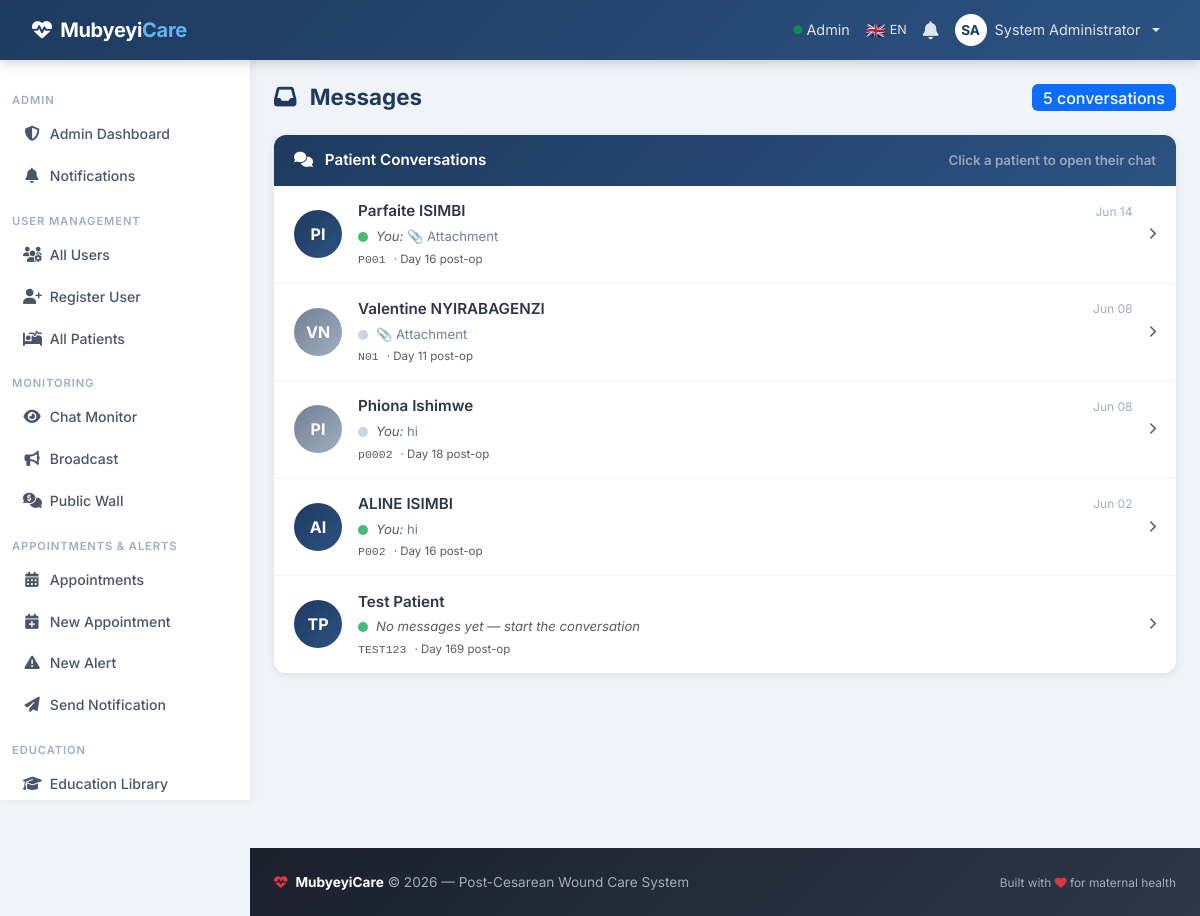
Page /chat/ (signed in) on the committed database.
### models.py (models this page shows, shortened)
class User(UserMixin, db.Model):
    id = db.Column(db.Integer, primary_key=True)
    username = db.Column(db.String(80), unique=True, nullable=False)
    email = db.Column(db.String(120), unique=True, nullable=False)
    password_hash = db.Column(db.String(255), nullable=False)
    first_name = db.Column(db.String(100), nullable=False)
    last_name = db.Column(db.String(100), nullable=False)
    role = db.Column(db.Enum(UserRole), default=UserRole.PATIENT, nullable=False)
    phone = db.Column(db.String(20))
    location = db.Column(db.String(200))   # CHW service area (e.g. "Gasabo/Kinyinya")
    is_active = db.Column(db.Boolean, default=True)
    created_at = db.Column(db.DateTime, default=datetime.utcnow)
    patients = db.relationship('Patient', backref='primary_doctor', lazy='dynamic', foreign_keys='Patient.primary_doctor_id')
    follow_ups = db.relationship('FollowUp', backref='created_by', lazy='dynamic')
    sent_messages = db.relationship('Message', backref='sender', lazy='dynamic', foreign_keys='Message.sender_id')
    def get_full_name(self):
        return f"{self.first_name} {self.last_name}"

class Patient(db.Model):
    id = db.Column(db.Integer, primary_key=True)
    mrn = db.Column(db.String(50), unique=True, nullable=False)  # Medical Record Number
    first_name = db.Column(db.String(100), nullable=False)
    last_name = db.Column(db.String(100), nullable=False)
    date_of_birth = db.Column(db.Date, nullable=False)
    gender = db.Column(db.String(10), nullable=False)
    phone = db.Column(db.String(20), nullable=False)
    email = db.Column(db.String(120))
    surgery_date = db.Column(db.Date, nullable=False)
    surgery_type = db.Column(db.String(100))  # e.g., "Primary Cesarean", "VBAC attempt"
    surgeon_name = db.Column(db.String(100))
    incision_type = db.Column(db.String(50))  # e.g., "Pfannenstiel", "Classical"
    location = db.Column(db.String(200))   # e.g. "Gasabo/Kinyinya"
    primary_doctor_id = db.Column(db.Integer, db.ForeignKey('user.id'), nullable=False)
    user_id = db.Column(db.Integer, db.ForeignKey('user.id'))
    admission_date = db.Column(db.DateTime, default=datetime.utcnow)
    discharge_date = db.Column(db.DateTime)
    expected_follow_up_end_date = db.Column(db.Date)
    is_active = db.Column(db.Boolean, default=True)
    created_at = db.Column(db.DateTime, default=datetime.utcnow)
    updated_at = db.Column(db.DateTime, default=datetime.utcnow, onupdate=datetime.utcnow)
    follow_ups = db.relationship('FollowUp', backref='patient', lazy='dynamic', cascade='all, delete-orphan')
    wound_assessments = db.relationship('WoundAssessment', backref='patient', lazy='dynamic', cascade='all, delete-orphan')
    medications = db.relationship('MedicationLog', backref='patient', lazy='dynamic', cascade='all, delete-orphan')
    messages = db.relationship('Message', backref='patient', lazy='dynamic', cascade='all, delete-orphan')
    user = db.relationship('User', backref='patient_profile', foreign_keys=[user_id], uselist=False)
    def get_full_name(self):
        return f"{self.first_name} {self.last_name}"
    def days_post_surgery(self):
        return (datetime.utcnow().date() - self.surgery_date).days

class Message(db.Model):
    id = db.Column(db.Integer, primary_key=True)
    patient_id = db.Column(db.Integer, db.ForeignKey('patient.id'), nullable=False)
    sender_id = db.Column(db.Integer, db.ForeignKey('user.id'), nullable=False)
    sender_role = db.Column(db.String(20), nullable=False)
    content = db.Column(db.Text, nullable=False)
    attachment_filename = db.Column(db.String(255))
    attachment_type = db.Column(db.String(100))
    attachment_url = db.Column(db.String(255))
    created_at = db.Column(db.DateTime, default=datetime.utcnow)

### routes/chat.py (the view)
@chat_bp.route('/')
@login_required
@doctor_nurse_required
def chat_list():
    if current_user.role == UserRole.ADMIN:
        patients = Patient.query.order_by(Patient.last_name.asc(), Patient.first_name.asc()).all()
    elif current_user.role == UserRole.CHW:
        if current_user.location:
            patients = Patient.query.filter_by(location=current_user.location).order_by(Patient.last_name.asc(), Patient.first_name.asc()).all()
        else:
            patients = []
    else:
        patients = Patient.query.filter_by(primary_doctor_id=current_user.id).order_by(Patient.last_name.asc(), Patient.first_name.asc()).all()
    inbox = []
    for p in patients:
        last_msg = (Message.query
                    .filter_by(patient_id=p.id)
                    .order_by(Message.created_at.desc())
                    .first())
        inbox.append({'patient': p, 'last_msg': last_msg})
    inbox.sort(key=lambda x: x['last_msg'].created_at if x['last_msg'] else x['patient'].created_at, reverse=True)
    return render_template('chat/list.html', inbox=inbox)

### templates/chat/list.html (shortened to what this page needs)
{% extends "base.html" %}
{% block content %}
<div class="page-header" data-aos="fade-down">
    <h2><i class="fas fa-inbox me-2"></i> Messages</h2>
    <span class="badge bg-primary fs-6">{{ inbox | length }} conversation{{ 's' if inbox | length != 1 }}</span>
</div>
<div class="card" data-aos="fade-up">
    <div class="card-header bg-primary text-white d-flex align-items-center justify-content-between">
        <span><i class="fas fa-comments me-2"></i> Patient Conversations</span>
        <small class="text-white-50">Click a patient to open their chat</small>
    </div>
    {% if inbox %}
    <div class="card-body p-0">
        {% for item in inbox %}
        {% set p = item.patient %}
        {% set msg = item.last_msg %}
        <a href="{{ url_for('chat.patient_chat', patient_id=p.id) }}" class="inbox-item">
            <div class="inbox-avatar {{ '' if p.is_active else 'inactive' }}">
                {{ p.first_name[0] | upper }}{{ p.last_name[0] | upper }}
            </div>
            <div class="flex-grow-1 overflow-hidden">
                <div class="d-flex align-items-center justify-content-between gap-2">
                    <span class="inbox-name">{{ p.get_full_name() }}</span>
                    {% if msg %}
                    <span class="inbox-time">{{ msg.created_at.strftime('%b %d') }}</span>
                    {% endif %}
                </div>
                <div class="d-flex align-items-center gap-2 mt-1">
                    <div class="inbox-status {{ 'active' if p.is_active else 'inactive' }}" title="{{ 'Active' if p.is_active else 'Discharged' }}"></div>
                    <span class="inbox-preview">
                        {% if msg %}
                            {% if msg.sender_id == current_user.id %}<em class="text-muted">You: </em>{% endif %}
                            {{ msg.content if msg.content else '📎 Attachment' }}
                        {% else %}
                            <em class="text-muted">No messages yet — start the conversation</em>
                        {% endif %}
                    </span>
                </div>
                <div class="d-flex align-items-center gap-2 mt-1">
                    <code class="text-muted" style="font-size:.72rem;">{{ p.mrn }}</code>
                    <span class="text-muted" style="font-size:.72rem;">&middot; Day {{ p.days_post_surgery() }} post-op</span>
                </div>
            </div>
            <i class="fas fa-chevron-right text-muted" style="font-size:.75rem;"></i>
        </a>
        {% endfor %}
    </div>
    {% else %}
    <div class="card-body text-center py-5 text-muted">
        <i class="fas fa-comments-slash fa-3x d-block mb-3 opacity-25"></i>
        <p class="fw-medium mb-1">No patients assigned yet</p>
        <p class="small">Patients will appear here once they are assigned to you.</p>
    </div>
    {% endif %}
</div>
{% endblock %}

### templates/base.html (shortened to what this page needs)
<!DOCTYPE html>
<html lang="en">
<head>
    <link href="https://cdn.jsdelivr.net/npm/bootstrap@5.3.3/dist/css/bootstrap.min.css" rel="stylesheet">
    <link rel="stylesheet" href="https://cdnjs.cloudflare.com/ajax/libs/font-awesome/6.5.0/css/all.min.css">
    <link href="https://unpkg.com/aos@2.3.4/dist/aos.css" rel="stylesheet">
</head>
<body>
<nav class="navbar navbar-dark navbar-expand-lg fixed-top">
    <div class="container-fluid">
        <a class="navbar-brand" href="/">
            <i class="fas fa-heart-pulse me-1"></i> Mubyeyi<span>Care</span>
        </a>
        <div class="collapse navbar-collapse" id="navbarNav">
            <ul class="navbar-nav ms-auto align-items-center">
                {% if current_user.is_authenticated %}
                <li class="nav-item">
                    <span class="nav-link text-white-50 small d-none d-lg-inline">
                        <i class="fas fa-circle text-success" style="font-size:.55rem;vertical-align:middle;"></i>
                        {{ current_user.role.value.capitalize() }}
                    </span>
                </li>
                <li class="nav-item dropdown">
                    <a class="nav-link d-flex align-items-center gap-1 px-2" href="#"
                       id="langDropdown" role="button" data-bs-toggle="dropdown" aria-expanded="false"
                       title="{{ tr('Language') }}">
                        {% if current_lang == 'rw' %}
                        <span style="font-size:1rem;">🇷🇼</span>
                        <span class="d-none d-md-inline small">RW</span>
                        {% else %}
                        <span style="font-size:1rem;">🇬🇧</span>
                        <span class="d-none d-md-inline small">EN</span>
                        {% endif %}
                    </a>
                </li>
                <li class="nav-item dropdown">
                    <a class="nav-link position-relative" href="#"
                       id="bellDropdown" role="button"
                       data-bs-toggle="dropdown" aria-expanded="false"
                       title="Notifications">
                    </a>
                        {% set recent_notifs = current_user.notifications | sort(attribute='created_at', reverse=True) | list %}
                </li>
                <li class="nav-item dropdown">
                    <a class="nav-link dropdown-toggle d-flex align-items-center gap-2" href="#"
                       id="userDropdown" role="button" data-bs-toggle="dropdown" aria-expanded="false">
                        <span class="rounded-circle bg-white d-inline-flex align-items-center justify-content-center"
                              style="width:32px;height:32px;color:var(--primary);font-size:.85rem;font-weight:700;">
                            {{ current_user.first_name[0] | upper }}{{ current_user.last_name[0] | upper }}
                        </span>
                        <span class="d-none d-sm-inline">{{ current_user.get_full_name() }}</span>
                    </a>
                </li>
                {% endif %}
            </ul>
        </div>
    </div>
</nav>
{% if current_user.is_authenticated %}
<aside class="sidebar d-none d-lg-flex flex-column">
    <nav class="nav flex-column">
        {% if current_user.role.value in ['patient', 'mother'] %}
        <span class="sidebar-section">{{ tr('My Care') }}</span>
        <a class="nav-link" href="{{ url_for('dashboard.index') }}"><i class="fas fa-house-medical"></i> {{ tr('My Dashboard') }}</a>
        <a class="nav-link" href="{{ url_for('notifications.index') }}">
            <i class="fas fa-bell"></i> {{ tr('Notifications') }}
            {% if unread_notifications > 0 %}<span class="badge bg-danger ms-auto">{{ unread_notifications }}</span>{% endif %}
        </a>
        <span class="sidebar-section">{{ tr('Alerts & Appointments') }}</span>
        <a class="nav-link" href="{{ url_for('appointments.my_appointments') }}"><i class="fas fa-calendar-check"></i> {{ tr('My Appointments') }}</a>
        <a class="nav-link" href="{{ url_for('appointments.request_appointment') }}"><i class="fas fa-calendar-plus"></i> {{ tr('Request Appointment') }}</a>
        <span class="sidebar-section">{{ tr('Communication') }}</span>
        <a class="nav-link" href="{{ url_for('chat.patient_self_chat') }}"><i class="fas fa-comments"></i> {{ tr('Chat with Provider') }}</a>
        <a class="nav-link" href="{{ url_for('wall.index') }}"><i class="fas fa-comments-dollar"></i> {{ tr('Public Wall') }}</a>
        <span class="sidebar-section">{{ tr('Education') }}</span>
        <a class="nav-link" href="{{ url_for('education.library') }}"><i class="fas fa-graduation-cap"></i> {{ tr('Education Library') }}</a>
        <a class="nav-link" href="{{ url_for('education.bookmarks') }}"><i class="fas fa-bookmark"></i> {{ tr('My Bookmarks') }}</a>
        <a class="nav-link" href="{{ url_for('dashboard.health_education') }}"><i class="fas fa-book-medical"></i> {{ tr('Wound Care Guide') }}</a>
        {% elif current_user.role.value in ['admin', 'nurse'] %}
        <span class="sidebar-section">{{ tr('Admin') if current_user.role.value == 'admin' else 'Nurse Panel' }}</span>
        <a class="nav-link" href="{{ url_for('admin.dashboard') }}"><i class="fas fa-shield-halved"></i> {{ tr('Admin Dashboard') }}</a>
        <a class="nav-link" href="{{ url_for('notifications.index') }}">
            <i class="fas fa-bell"></i> {{ tr('Notifications') }}
        </a>
        {% if current_user.role.value == 'admin' %}
        <span class="sidebar-section">{{ tr('User Management') }}</span>
        <a class="nav-link" href="{{ url_for('admin.users') }}"><i class="fas fa-users-gear"></i> {{ tr('All Users') }}</a>
        <a class="nav-link" href="{{ url_for('auth.register') }}"><i class="fas fa-user-plus"></i> {{ tr('Register User') }}</a>
        {% endif %}
        <a class="nav-link" href="{{ url_for('admin.patients') }}"><i class="fas fa-bed-pulse"></i> {{ tr('All Patients') }}</a>
        <span class="sidebar-section">{{ tr('Monitoring') }}</span>
        <a class="nav-link" href="{{ url_for('admin.chat_monitor') }}"><i class="fas fa-eye"></i> {{ tr('Chat Monitor') }}</a>
        <a class="nav-link" href="{{ url_for('admin.broadcast') }}"><i class="fas fa-bullhorn"></i> {{ tr('Broadcast') }}</a>
        <a class="nav-link" href="{{ url_for('wall.index') }}"><i class="fas fa-comments-dollar"></i> {{ tr('Public Wall') }}</a>
        <span class="sidebar-section">{{ tr('Appointments & Alerts') }}</span>
        <a class="nav-link" href="{{ url_for('admin.appointments') }}"><i class="fas fa-calendar-days"></i> {{ tr('Appointments') }}</a>
        <a class="nav-link" href="{{ url_for('admin.create_appointment') }}"><i class="fas fa-calendar-plus"></i> {{ tr('New Appointment') }}</a>
        <a class="nav-link" href="{{ url_for('admin.create_alert') }}"><i class="fas fa-triangle-exclamation"></i> {{ tr('New Alert') }}</a>
        <a class="nav-link" href="{{ url_for('admin.create_notification') }}"><i class="fas fa-paper-plane"></i> {{ tr('Send Notification') }}</a>
        <span class="sidebar-section">{{ tr('Education') }}</span>
        <a class="nav-link" href="{{ url_for('education.library') }}"><i class="fas fa-graduation-cap"></i> {{ tr('Education Library') }}</a>
        {% endif %}
    </nav>
</aside>
{% endif %}
<main class="main-content">
    <div class="container-fluid px-4">
        {% block content %}{% endblock %}
    </div>
</main>
<footer class="py-4 mt-5" style="margin-left: var(--sidebar-w);">
    <div class="container-fluid px-4">
        <div class="row align-items-center">
            <div class="col-md-6">
                <p class="mb-0">
                    <i class="fas fa-heart-pulse text-danger me-1"></i>
                    <strong class="text-white">MubyeyiCare</strong> &copy; 2026 &mdash; {{ tr('Post-Cesarean Wound Care System') }}
                </p>
            </div>
            <div class="col-md-6 text-md-end mt-2 mt-md-0">
                <small>Built with <i class="fas fa-heart text-danger"></i> for maternal health</small>
            </div>
        </div>
    </div>
</footer>
</body>
</html>

### rows in the picture
User: role.value "Admin", first_name "S", last_name "A", get_full_name "System Administrator", role "ADMIN"
Patient: first_name "P", last_name "I", get_full_name "Parfaite ISIMBI", mrn "P001", days_post_surgery "16"
Message: created_at "Jun 14", content "📎 Attachment"
Patient: first_name "V", last_name "N", get_full_name "Valentine NYIRABAGENZI", mrn "N01", days_post_surgery "11"
Message: created_at "Jun 08", content "📎 Attachment"
Patient: first_name "P", last_name "I", get_full_name "Phiona Ishimwe", mrn "p0002", days_post_surgery "18"
Message: created_at "Jun 08", content "hi"
Patient: first_name "A", last_name "I", get_full_name "ALINE ISIMBI", mrn "P002", days_post_surgery "16"
Message: created_at "Jun 02", content "hi"
Patient: first_name "T", last_name "P", get_full_name "Test Patient", mrn "TEST123", days_post_surgery "169"

### other values in the picture
{{ tr('Admin Dashboard') }} "Admin Dashboard"
{{ tr('Notifications') }} "Notifications"
{{ tr('User Management') }} "USER MANAGEMENT"
{{ tr('All Users') }} "All Users"
{{ tr('Register User') }} "Register User"
{{ tr('All Patients') }} "All Patients"
{{ tr('Monitoring') }} "MONITORING"
{{ tr('Chat Monitor') }} "Chat Monitor"
{{ tr('Broadcast') }} "Broadcast"
{{ tr('Public Wall') }} "Public Wall"
{{ tr('Appointments & Alerts') }} "APPOINTMENTS & ALERTS"
{{ tr('Appointments') }} "Appointments"
{{ tr('New Appointment') }} "New Appointment"
{{ tr('New Alert') }} "New Alert"
{{ tr('Send Notification') }} "Send Notification"
